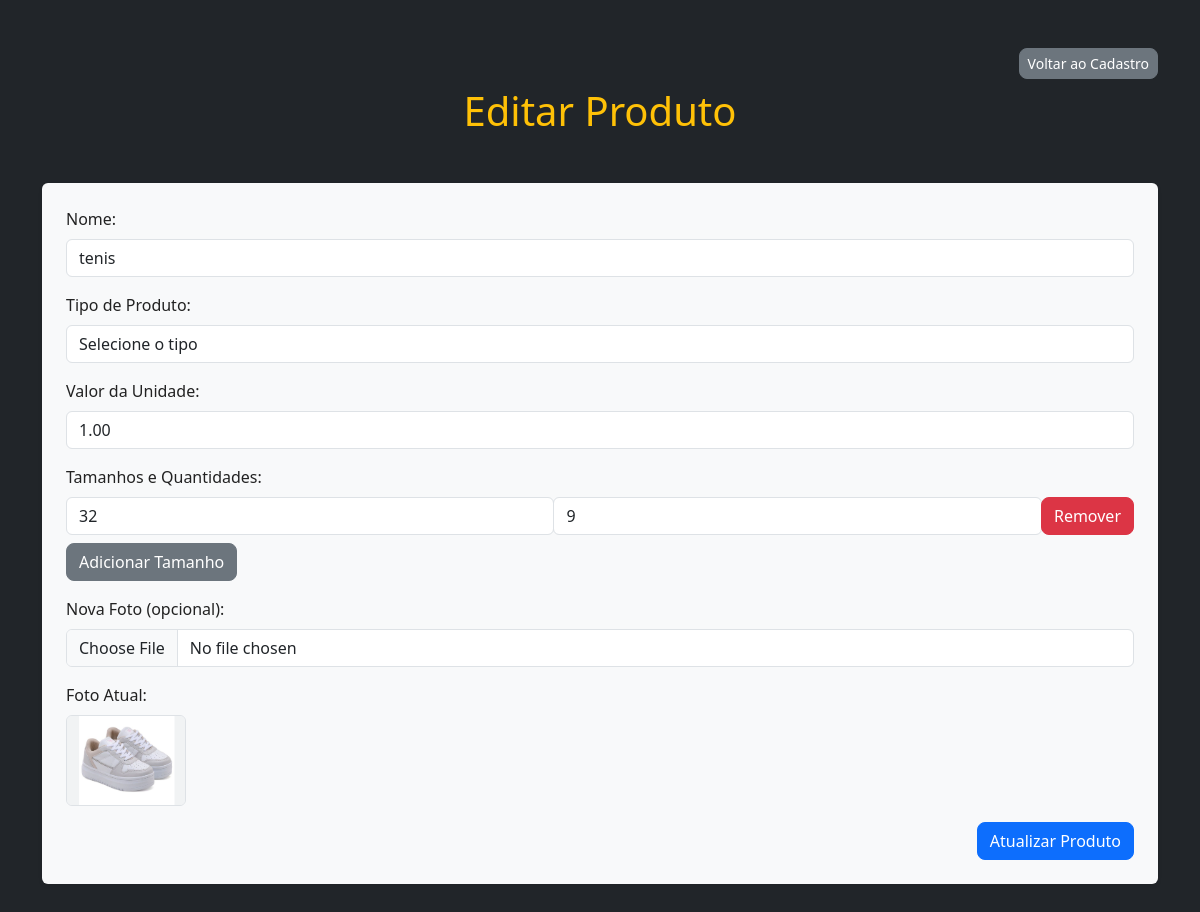
The page /view/produto/editar_produto.php?id=1 (signed in) on the database its author committed.
### tables this page shows
CREATE TABLE `produtos` (
  `id` int(11) NOT NULL,
  `nome` varchar(200) NOT NULL,
  `valor_unidade` decimal(10,2) NOT NULL,
  `quantidade` int(11) NOT NULL DEFAULT 0,
  `data_criacao` timestamp NOT NULL DEFAULT current_timestamp(),
  `data_atualizacao` timestamp NOT NULL DEFAULT current_timestamp() ON UPDATE current_timestamp(),
  `modificado_por` int(11) DEFAULT NULL,
  `foto` varchar(255) DEFAULT NULL,
  `tipo_id` int(11) DEFAULT NULL
);

CREATE TABLE `estoque` (
  `id` int(11) NOT NULL,
  `tamanho` varchar(10) NOT NULL,
  `fk_produto_id` int(11) DEFAULT NULL,
  `quantidade` varchar(255) DEFAULT NULL,
  `data_de_modificacao` timestamp NOT NULL DEFAULT current_timestamp() ON UPDATE current_timestamp(),
  `data_de_criacao` timestamp NOT NULL DEFAULT current_timestamp(),
  `data_de_atualizacao` timestamp NOT NULL DEFAULT current_timestamp() ON UPDATE current_timestamp()
);

### view/produto/editar_produto.php (the view, shortened to what this page needs)
<?php
include '../../connection.php';
include '../../head.php';
$id = $_GET['id'];
$sql = "SELECT * FROM produtos WHERE id = $id";
$result = $conn->query($sql);
$row = $result->fetch_assoc();
?>
<!DOCTYPE html>
<html lang="pt-BR">
<head>
</head>
<body class="bg-dark text-light">
    <div class="container py-5">
        <div class="d-flex justify-content-end mb-2 gap-2">
            <a href="cadastro-produto.php" class="btn btn-secondary btn-sm">Voltar ao Cadastro</a>
        </div>
        <h1 class="text-center text-warning mb-5">Editar Produto</h1>
        <form action="../../controller/produto/atualizar_produto.php" method="post" enctype="multipart/form-data" class="bg-light text-dark p-4 rounded shadow-sm">
            <div class="mb-3">
                <label for="nome" class="form-label">Nome:</label>
                <input type="text" name="nome" id="nome" value="<?= htmlspecialchars($row['nome']) ?>" class="form-control" required>
            </div>
            <div class="mb-3">
                <label for="tipo_id" class="form-label">Tipo de Produto:</label>
                <select name="tipo_id" id="tipo_id" class="form-control" required>
                    <option value="">Selecione o tipo</option>
                </select>
            </div>
            <div class="mb-3">
                <label for="valor_unidade" class="form-label">Valor da Unidade:</label>
                <input type="number" step="0.01" name="valor_unidade" id="valor_unidade" value="<?= $row['valor_unidade'] ?>" class="form-control" required>
            </div>
            <div class="mb-3">
                <label class="form-label">Tamanhos e Quantidades:</label>
                <div id="tamanhos-container">
                    <?php
                    $sql_tamanhos = "SELECT tamanho, quantidade FROM estoque WHERE fk_produto_id = ?";
                    $stmt_tamanhos = $conn->prepare($sql_tamanhos);
                    $stmt_tamanhos->bind_param("i", $row['id']);
                    $stmt_tamanhos->execute();
                    $result_tamanhos = $stmt_tamanhos->get_result();
                    while ($tamanho = $result_tamanhos->fetch_assoc()) {
                        echo '<div class="input-group mb-2">
                                <input type="text" name="tamanhos[]" class="form-control" value="' . htmlspecialchars($tamanho['tamanho']) . '" placeholder="Tamanho" required>
                                <input type="number" name="quantidades[]" class="form-control" value="' . htmlspecialchars($tamanho['quantidade']) . '" placeholder="Qtd" min="1" required>
                                <button type="button" class="btn btn-danger" onclick="removerTamanho(this)">Remover</button>
                            </div>';
                    }
                    ?>
                </div>
                <button type="button" class="btn btn-secondary" onclick="adicionarTamanho()">Adicionar Tamanho</button>
            </div>
            <div class="mb-3">
                <label for="foto" class="form-label">Nova Foto (opcional):</label>
                <input type="file" name="foto" id="foto" class="form-control" accept="image/*">
            </div>
            <div class="mb-3">
                <label class="form-label">Foto Atual:</label><br>
                <img src="fotos/<?= $row['foto'] ?>" width="120" class="rounded border">
            </div>
            <div class="d-flex justify-content-end">
                <button type="submit" class="btn btn-primary">Atualizar Produto</button>
            </div>
        </form>
    </div>
</body>
</html>

### assets/css/style.css (style rules this page uses)
* { margin: 0; padding: 0; box-sizing: border-box; }
body { font-family: 'Segoe UI', Arial, sans-serif; font-size: 16px; background-color: #222; color: #222; }
.bg-light { background-color: #fff !important; }
.bg-dark { background-color: #222 !important; }
.rounded { border-radius: 16px !important; }
.btn { border-radius: 8px !important; font-weight: 500; transition: background 0.2s, color 0.2s; }
.btn-primary { background: #f7b731; border: none; color: #222; }
.btn-secondary { background: #222; border: none; color: #fff; }
.btn-danger { background: #e74c3c; border: none; color: #fff; }
input, select, textarea { border-radius: 6px !important; border: 1px solid #d1d5db; padding: 6px 10px; font-size: 1rem; }
label { font-weight: 500; color: #222; }
h1, h2, h3, h4, h5 { font-family: 'Segoe UI', Arial, sans-serif; font-weight: 700; color: #f7b731; }
.text-dark { color: #222 !important; }
.text-light { color: #fff !important; }
.text-warning { color: #f7b731 !important; }
.gap-2 { gap: 0.5rem; }

### rows shown on the page
produtos: nome "tenis", valor_unidade "1.00", foto (picture)
estoque: tamanho "32", quantidade "9"
